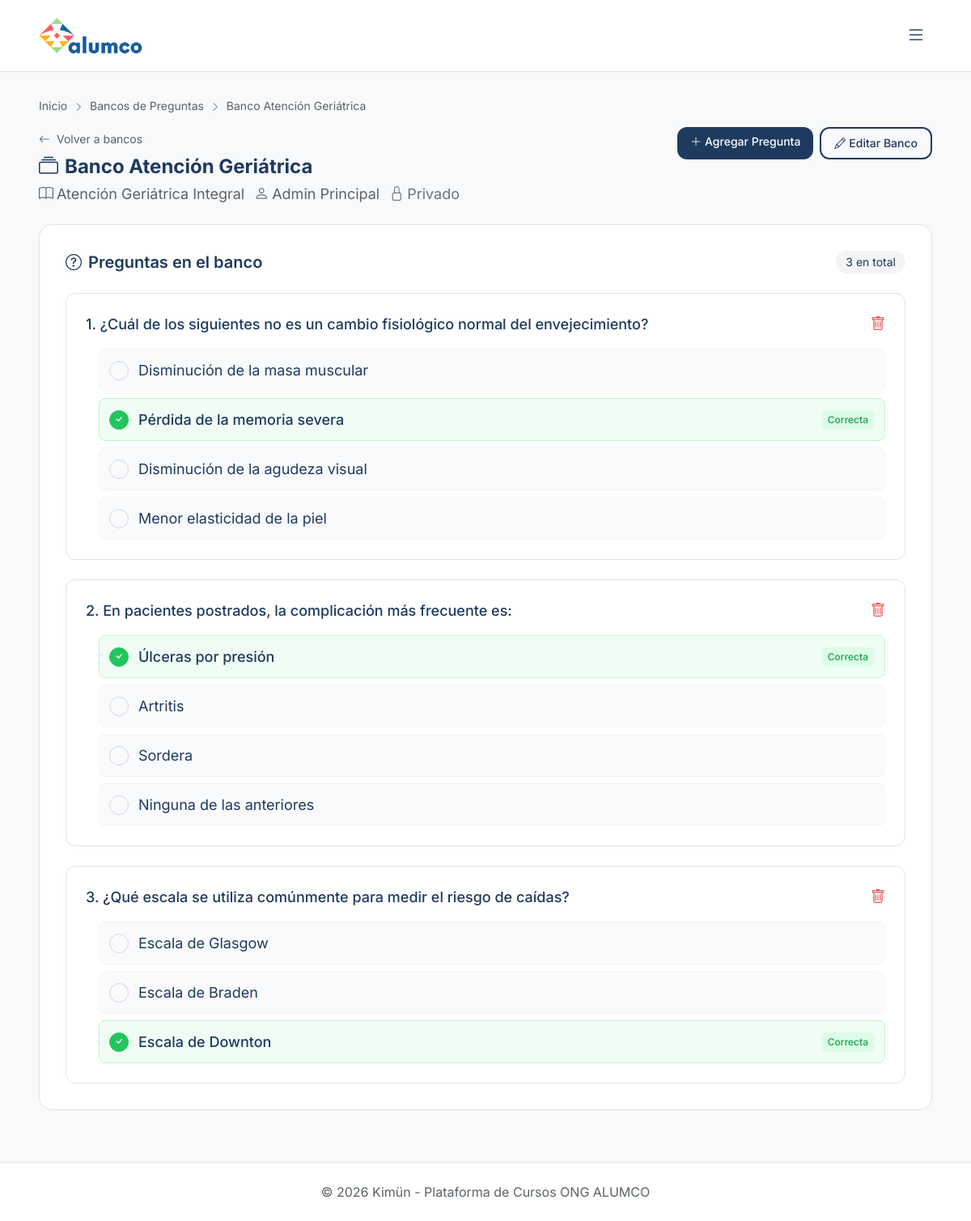
Page /evaluaciones/bancos/1/ (signed in) on the committed database.
### evaluaciones/models.py (models this page shows, shortened)
class BancoPreguntas(models.Model):
    nombre = models.CharField(max_length=200)
    descripcion = models.TextField(blank=True, default='')
    curso = models.ForeignKey('cursos.Curso', on_delete=models.CASCADE, null=True, blank=True, related_name='bancos_preguntas')
    creado_por = models.ForeignKey(settings.AUTH_USER_MODEL, on_delete=models.CASCADE, related_name='bancos_creados')
    es_publico = models.BooleanField(default=False)
    fecha_creacion = models.DateTimeField(auto_now_add=True)
    class Meta:
        verbose_name = 'Banco de Preguntas'
        verbose_name_plural = 'Bancos de Preguntas'

class Pregunta(models.Model):
    evaluacion = models.ForeignKey(Evaluacion, on_delete=models.CASCADE, related_name='preguntas', null=True, blank=True)
    banco = models.ForeignKey(BancoPreguntas, on_delete=models.SET_NULL, null=True, blank=True, related_name='preguntas')
    texto = models.TextField()
    class Meta:
        verbose_name = 'Pregunta'
        verbose_name_plural = 'Preguntas'

class Alternativa(models.Model):
    pregunta = models.ForeignKey(Pregunta, on_delete=models.CASCADE, related_name='alternativas')
    texto = models.CharField(max_length=500)
    es_correcta = models.BooleanField(default=False)
    class Meta:
        verbose_name = 'Alternativa'
        verbose_name_plural = 'Alternativas'

### cursos/models.py (models this page shows, shortened)
class Curso(models.Model):
    ESTADO_CHOICES = [
        ('borrador', 'Borrador'),
        ('publicado', 'Publicado'),
    ]
    titulo = models.CharField(max_length=200)
    descripcion = models.TextField()
    categoria = models.ForeignKey(
        Categoria,
        on_delete=models.SET_NULL,
        null=True,
        blank=True,
        related_name='cursos'
    )
    docente_creador = models.ForeignKey(
        settings.AUTH_USER_MODEL,
        on_delete=models.CASCADE,
        related_name='cursos_creados'
    )
    estado = models.CharField(max_length=20, choices=ESTADO_CHOICES, default='borrador')
    fecha_creacion = models.DateTimeField(auto_now_add=True)
    horas_exigidas = models.PositiveIntegerField(default=0, help_text='Horas totales exigidas para completar el curso')
    horas_por_semana = models.PositiveIntegerField(default=0, help_text='Horas de dedicación semanal esperada')
    exige_tiempo_minimo = models.BooleanField(default=False, help_text='Evita que el alumno complete el curso en menos tiempo del exigido')
    duracion_minutos = models.PositiveIntegerField(default=0, help_text='Duración estimada en minutos')
    class Meta:
        verbose_name = 'Curso'
        verbose_name_plural = 'Cursos'

### usuarios/models.py (models this page shows, shortened)
class Usuario(AbstractUser):
    ROL_CHOICES = [
        ('admin', 'Administrador'),
        ('docente', 'Docente'),
        ('colaborador', 'Colaborador'),
    ]
    rut = models.CharField(max_length=12, unique=True, verbose_name='RUT')
    rol = models.CharField(max_length=20, choices=ROL_CHOICES, default='colaborador')
    cargo = models.ForeignKey(
        AreaCargo,
        on_delete=models.SET_NULL,
        null=True,
        blank=True,
        related_name='usuarios'
    )
    fecha_ingreso = models.DateField(null=True, blank=True, verbose_name='Fecha de Ingreso')
    telefono = models.CharField(max_length=20, null=True, blank=True, verbose_name='Teléfono')
    especialidades_externas = models.TextField(
        null=True,
        blank=True,
        help_text='Especialidades, conocimientos o habilidades adquiridas fuera de Kimün.',
        verbose_name='Especialidades Externas'
    )
    limite_pacientes_personalizado = models.IntegerField(
        null=True,
        blank=True,
        help_text='Si se define, sobreescribe el límite del cargo del usuario.'
    )
    class Meta:
        verbose_name = 'Usuario'
        verbose_name_plural = 'Usuarios'

### evaluaciones/views.py (the view)
# urls.py: path('bancos/<int:pk>/', views.banco_detail, name='banco_detail'),
@login_required
@docente_or_admin_required
def banco_detail(request, pk):
    banco = get_object_or_404(BancoPreguntas, pk=pk)
    if request.user.rol == 'docente' and banco.creado_por != request.user and not banco.es_publico:
        return HttpResponseForbidden('No puedes ver este banco de preguntas.')
    preguntas = banco.preguntas.prefetch_related('alternativas').all()
    context = {'banco': banco, 'preguntas': preguntas}
    return render(request, 'evaluaciones/banco_detail.html', context)

### templates/evaluaciones/banco_detail.html (shortened to what this page needs)
{% extends 'base.html' %}
{% block breadcrumbs %}
<nav class="text-sm mb-4" style="color: var(--color-text-secondary);">
    <a href="{% url 'inicio' %}">Inicio</a>
    <i class="bi bi-chevron-right text-xs mx-1"></i>
    <a href="{% url 'evaluaciones:banco_list' %}">Bancos de Preguntas</a>
    <i class="bi bi-chevron-right text-xs mx-1"></i>
    <span>{{ banco.nombre }}</span>
</nav>
{% endblock %}
{% block content %}
<div class="mb-6">
    <div class="flex justify-between items-start">
        <div>
            <a href="{% url 'evaluaciones:banco_list' %}" class="text-sm mb-2 inline-block" style="color: var(--color-text-secondary);">
                <i class="bi bi-arrow-left me-1"></i> Volver a bancos
            </a>
            <h1 class="text-2xl font-bold" style="color: var(--color-text);">
                <i class="bi bi-collection me-2" style="color: var(--color-primary);"></i>{{ banco.nombre }}
            </h1>
            <p class="mt-1 flex items-center gap-3" style="color: var(--color-text-secondary);">
                <span><i class="bi bi-book me-1"></i>{{ banco.curso.titulo|default:"General" }}</span>
                <span><i class="bi bi-person me-1"></i>{{ banco.creado_por.get_full_name|default:banco.creado_por.username }}</span>
                {% if banco.es_publico %}
                    <span class="text-green-600 dark:text-green-400 font-medium"><i class="bi bi-globe me-1"></i>Público</span>
                {% else %}
                    <span class="text-gray-500"><i class="bi bi-lock me-1"></i>Privado</span>
                {% endif %}
            </p>
        </div>
        {% if user.rol == 'admin' or user == banco.creado_por %}
        <div class="flex gap-2 flex-col sm:flex-row">
            <a href="{% url 'evaluaciones:banco_agregar_pregunta' banco.id %}" class="btn-primary px-4 py-2 rounded-xl text-sm font-medium">
                <i class="bi bi-plus-lg me-1"></i>Agregar Pregunta
            </a>
            <a href="{% url 'evaluaciones:banco_edit' banco.id %}" class="btn-outline px-4 py-2 rounded-xl text-sm font-medium">
                <i class="bi bi-pencil me-1"></i>Editar Banco
            </a>
        </div>
        {% endif %}
    </div>
</div>
<div class="hybrid-card rounded-2xl p-8 mb-8">
    <h2 class="text-xl font-semibold mb-6 flex items-center justify-between" style="color: var(--color-text);">
        <span><i class="bi bi-question-circle me-2"></i>Preguntas en el banco</span>
        <span class="text-sm font-normal px-3 py-1 bg-gray-100 dark:bg-gray-800 rounded-full">{{ preguntas.count|default:"0" }} en total</span>
    </h2>
    {% if preguntas %}
        <div class="space-y-6">
            {% for pregunta in preguntas %}
            <div class="border rounded-xl p-6 relative transition-colors hover:border-blue-300 dark:hover:border-blue-700" style="border-color: var(--color-border);">
                <div class="flex justify-between items-start mb-4">
                    <h3 class="text-lg font-medium pr-8" style="color: var(--color-text);">
                        {{ forloop.counter }}. {{ pregunta.texto }}
                    </h3>
                    {% if user.rol == 'admin' or user == banco.creado_por %}
                    <form method="post" action="{% url 'evaluaciones:pregunta_delete' pregunta.id %}?next={{ request.path }}" class="absolute top-6 right-6" onsubmit="return confirm('¿Estás seguro de que quieres eliminar esta pregunta?');">
                        <button type="submit" class="text-red-500 hover:text-red-700 transition-colors" title="Eliminar pregunta">
                            <i class="bi bi-trash text-lg"></i>
                        </button>
                    </form>
                    {% endif %}
                </div>
                <div class="space-y-2 mt-4 ml-4">
                    {% for alternativa in pregunta.alternativas.all %}
                        <div class="flex items-center p-3 rounded-lg border {% if alternativa.es_correcta %}bg-green-50 border-green-200 dark:bg-green-900/20 dark:border-green-800/50{% else %}bg-gray-50 border-gray-100 dark:bg-gray-800/50 dark:border-gray-700{% endif %}">
                            <div class="w-6 h-6 rounded-full border flex items-center justify-center me-3 {% if alternativa.es_correcta %}bg-green-500 border-green-500 text-white{% else %}border-gray-300 dark:border-gray-600{% endif %}">
                                {% if alternativa.es_correcta %}
                                    <i class="bi bi-check text-sm font-bold"></i>
                                {% endif %}
                            </div>
                            <span style="color: var(--color-text);" class="{% if alternativa.es_correcta %}font-medium text-green-800 dark:text-green-400{% endif %}">
                                {{ alternativa.texto }}
                            </span>
                            {% if alternativa.es_correcta %}
                                <span class="ml-auto text-xs font-medium text-green-600 dark:text-green-400 px-2 py-1 bg-green-100 dark:bg-green-900/40 rounded-md">Correcta</span>
                            {% endif %}
                        </div>
                    {% endfor %}
                </div>
            </div>
            {% endfor %}
        </div>
    {% endif %}
</div>
{% endblock %}

### static/css/kimun.css (style rules this page uses)
:root { --space-xs: 0.25rem; --space-sm: 0.5rem; --space-md: 1rem; --space-lg: 1.5rem; --space-xl: 2rem; --space-2xl: 3rem; --space-3xl: 4rem; --radius-sm: 0.25rem; --radius-md: 0.75rem; --radius-lg: 1rem; --radius-xl: 1.5rem; --radius-asymmetric: 1rem 0.25rem 1rem 0.25rem; --shadow-sm: 0 1px 2px color-mix(in srgb, var(--color-text) 8%, transparent); --shadow-md: 0 4px 6px -1px color-mix(in srgb, var(--color-text) 12%, transparent); --shadow-lg: 0 10px 40px -10px color-mix(in srgb, var(--color-text) 18%, transparent); --transition-fast: 0.15s ease; --transition-normal: 0.2s ease; --transition-slow: 0.3s ease; }
.rounded-md { border-radius: var(--radius-md); }
.rounded-lg { border-radius: var(--radius-lg); }
.rounded-xl { border-radius: var(--radius-xl); }

### templates/base.html (style rules this page uses)
body { font-family: "Inter", sans-serif; font-size: 18px; }
[data-theme="light"] { --color-bg: #f8f9fa; --color-surface: #ffffff; --color-surface-raised: #f3f4f6; --color-primary: #1e3a5f; --color-primary-hover: #2d5a87; --color-accent: #f57c00; --color-text: #1e3a5f; --color-text-secondary: #5a6268; --color-border: #dee2e6; --color-card-hover: #f1f5f9; --color-success: #166534; --color-success-bg: rgba(22, 163, 74, 0.15); --color-info: #2563eb; --color-info-bg: rgba(37, 99, 235, 0.15); --color-warning: #92400e; --color-warning-bg: rgba(217, 119, 6, 0.15); --color-purple: #9333ea; --color-purple-bg: rgba(147, 51, 234, 0.15); --color-pink: #db2777; --color-pink-bg: rgba(219, 39, 119, 0.15); --gradient-start: #1e3a5f; --gradient-end: #3b82f6; }
body { background-color: var(--color-bg); color: var(--color-text); }
.hybrid-card { background-color: var(--color-surface); border: 1px solid var(--color-border); transition: all 0.3s ease; }
.btn-primary { background-color: var(--color-primary); color: white; transition: all 0.2s ease; }
.btn-outline { border: 2px solid var(--color-primary); color: var(--color-primary); background: transparent; transition: all 0.2s ease; }

### rows in the picture
BancoPreguntas: nombre "Banco Atención Geriátrica", curso.titulo "Atención Geriátrica Integral", creado_por.get_full_name "Admin Principal"
Pregunta: texto "¿Cuál de los siguientes no es un cambio fisiológico normal del envejecimiento?"
Alternativa: es_correcta False (drawn), texto "Disminución de la masa muscular"
Alternativa: es_correcta True (drawn), texto "Pérdida de la memoria severa"
Alternativa: es_correcta False (drawn), texto "Disminución de la agudeza visual"
Alternativa: es_correcta False (drawn), texto "Menor elasticidad de la piel"
Pregunta: texto "En pacientes postrados, la complicación más frecuente es:"
Alternativa: es_correcta True (drawn), texto "Úlceras por presión"
Alternativa: es_correcta False (drawn), texto "Artritis"
Alternativa: es_correcta False (drawn), texto "Sordera"
Alternativa: es_correcta False (drawn), texto "Ninguna de las anteriores"
Pregunta: texto "¿Qué escala se utiliza comúnmente para medir el riesgo de caídas?"
Alternativa: es_correcta False (drawn), texto "Escala de Glasgow"
Alternativa: es_correcta False (drawn), texto "Escala de Braden"
Alternativa: es_correcta True (drawn), texto "Escala de Downton"

### other values in the picture
{{ preguntas.count|default:"0" }} "3"
